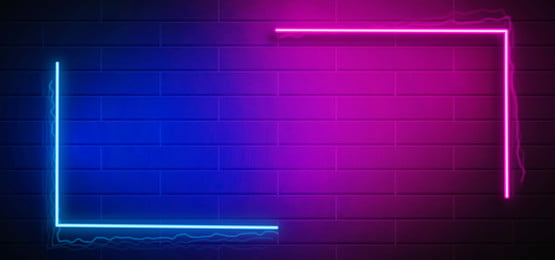
#> input picture Day-4/Bckground.jpg, 555 x 260 px
$ python -i app.py   (imports and definitions only)   (Python 2 division)
#> lines starting #> are read from the running program, lines starting #| are printed output that depends on the picture; after the words box and inside, x2 and y2 are one past the last pixel; in counts of white or black regions, pixels touching at a corner belong together
#> further down, picture is the input picture: PIL image 555x260 RGB; mean R, G, B 67.8, 17.5, 116.9
# Core Pkgs
import streamlit as st
import cv2
from PIL import Image,ImageEnhance
import numpy as np
import os


face_cascade = cv2.CascadeClassifier('haarcascade_frontalface_default.xml')
eye_cascade = cv2.CascadeClassifier('haarcascade_eye.xml')
smile_cascade = cv2.CascadeClassifier('haarcascade_smile.xml')

# [31 lines left out: functions detect_faces, detect_eyes, detect_smiles, not called in this run]

def cartonize_image(our_image):
	new_img = np.array(our_image.convert('RGB'))
	img = cv2.cvtColor(new_img,1)
	gray = cv2.cvtColor(new_img, cv2.COLOR_BGR2GRAY)
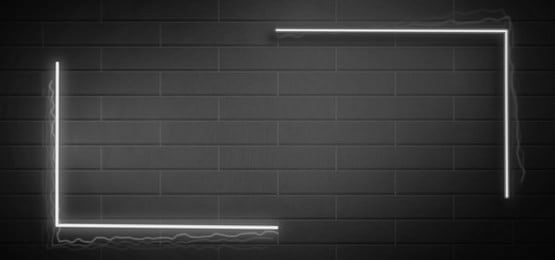
#> gray: shape (260, 555); min 5, max 250, mean 53
	# Edges
	gray = cv2.medianBlur(gray, 5)
	edges = cv2.adaptiveThreshold(gray, 255, cv2.ADAPTIVE_THRESH_MEAN_C, cv2.THRESH_BINARY, 9, 9)
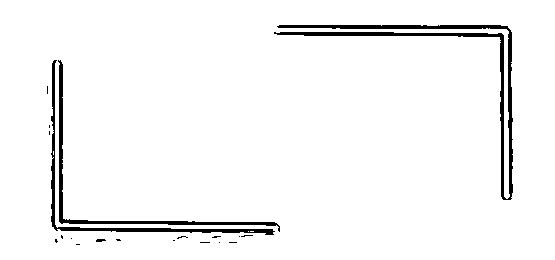
#> edges: shape (260, 555); 96.1% white; 20 black regions (16 under 20 px), largest, box (x1, y1, x2, y2) and area: (274, 25, 513, 200) 2791, (58, 60, 280, 232) 1341, (51, 60, 275, 235) 1309, (96, 239, 106, 242) 24
	#Color
	color = cv2.bilateralFilter(img, 9, 300, 300)
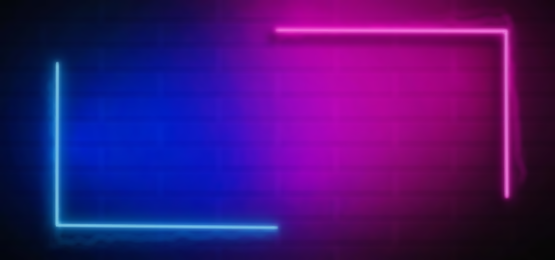
#> color: shape (260, 555, 3); mean R, G, B 67.7, 17.4, 116.9
	#Cartoon
	cartoon = cv2.bitwise_and(color, color, mask=edges)
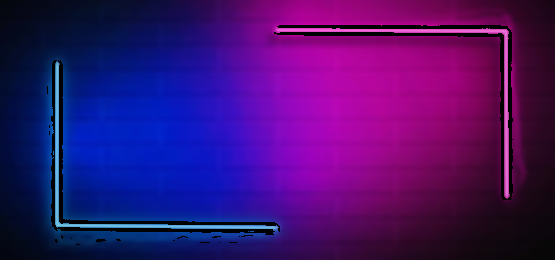
#> cartoon: shape (260, 555, 3); mean R, G, B 64, 15.3, 111

	return cartoon


# [93 lines left out: functions cannize_image, main, not called in this run]


# [2 lines not run here, left out]

>>> from PIL import Image
>>> picture = Image.open('../Day-4/Bckground.jpg')
>>> result = cartonize_image(picture)
